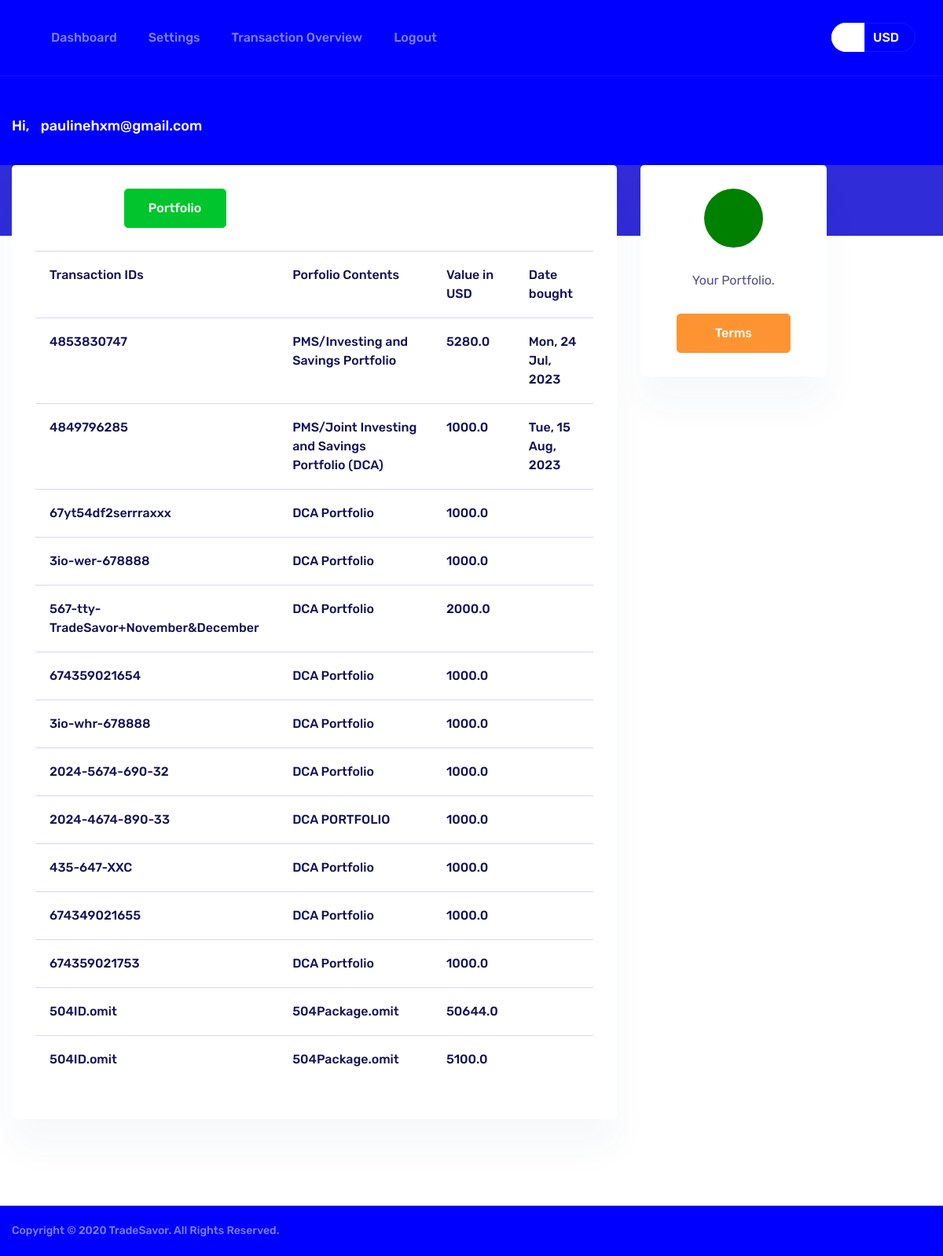
Page /portfolio/ (signed in) on the committed database.
### finbaapp/models.py (models this page shows, shortened)
class Transaction(models.Model):
	client= models.ForeignKey(Client, null=True, blank=True, on_delete=models.SET_NULL)
	transaction_type= models.CharField(max_length=64, null=True, blank=True)
	transaction_id= models.CharField(max_length=30, null=True, blank=True, default='504ID.omit')
	investment_plan= models.CharField(max_length=64, null=True, blank=True, default='504Package.omit')
	amount= models.FloatField(default=0, null=True)
	status= models.CharField(max_length=64, null=True, blank=True)
	created= models.DateTimeField(auto_now_add= False, null=True, blank=True)

### finbaapp/views.py (the view)
# urls.py: path('portfolio/', views.portfolio, name='portfolio'),
@login_required(login_url='signin')
def portfolio(request):
	client= request.user.client
	portfolio=''
	try:
		portfolio= Transaction.objects.filter(client=client)
	except:
		pass
	context={'portfolio':portfolio}
	return render(request, 'finbaapp/portfolio.html', context)

### finbaapp/templates/finbaapp/portfolio.html (shortened to what this page needs)
{% load static %}
<!DOCTYPE html>
<html lang="en">
<head>
    <link rel="stylesheet" href="{% static 'epiruswallet.com/epirus3/waves.min.css' %}">
    <link rel="stylesheet" href="{% static 'epiruswallet.com/epirus3/toastr.min.css' %}">
    <link rel="stylesheet" href="{% static 'epiruswallet.com/epirus3/owl.carousel.min.css' %}">
    <link rel="stylesheet" href="{% static 'epiruswallet.com/epirus3/style.css' %}">
</head>
<body class="dashboard">
<div id="main-wrapper">
    <div class="header dashboard" style="background-color: blue !important;">
        <div class="container">
            <div class="row">
                <div class="col-xl-12">
                    <nav class="navbar navbar-expand-lg navbar-light px-0">
                        <div class="collapse navbar-collapse" id="navbarSupportedContent">
                             <ul class="navbar-nav">
                                <li class="nav-item">
                                    <a class="nav-link" href="{% url 'dashboard' %}">Dashboard</a>
                                </li>
                                <li class="nav-item">
                                    <a class="nav-link" href="{% url 'account_settings' %}">Settings</a>
                                </li>
      <li class="nav-item active">
        <a class="nav-link" href="{% url 'history' %}">Transaction Overview</a>
      </li>
                                <li class="nav-item">
                                    <a class="nav-link" href="{% url 'logout' %}">Logout</a>
                                </li>
                            </ul>
                        </div>
                        <div class="dashboard_log my-2">
                            <div class="d-flex align-items-center">
                                <div class="account_money">
                                    <ul>
                                        <li class="crypto">
                                        </li>
                                        <li class="usd">
                                            <span> USD</span>
                                        </li>
                                    </ul>
                                </div>
                            </div>
                        </div>
                    </nav>
                </div>
            </div>
        </div>
    </div>
    <div class="page_title section-padding" style="background-color: blue !important;">
        <div class="container">
            <div class="row">
                <div class="col-xl-12">
                    <div class="page_title-content">
                        <p>Hi,
                            <span>{{request.user.email}}</span>
                        </p>
                    </div>
                </div>
            </div>
        </div>
    </div>
        <div class="buy_sell mb-80">
        <div class="container">
            <div class="row">
                <div class="col-xl-8 col-lg-8 col-md-15">
                    <div class="card">
                        <div class="card-body">
                            <div class="buy-sell-widget">
                                <ul class="nav nav-tabs">
                                    <li class="nav-item"><a style="color: #ffffff;" class="btn btn-success" data-toggle="tab">Portfolio</a>
                                    </li>
                                </ul>
                                <div class="tab-content tab-content-default">
                                    <div class="tab-pane fade show active" id="buy" role="tabpanel">
                                            <div class="table-responsive">
        <table class="table table-sm">
                <tr>
                    <th>Transaction IDs</th>
                    <th>Porfolio Contents</th>
                    <th>Value in USD</th>
                    <th>Date bought</th>
                </tr>
                {% for i in portfolio %}
                <tr>
                    <td>{{i.transaction_id}}</td>
                    <td>{{i.investment_plan}}</td>
                    <td>{{i.amount}}</td>
                    <td>{{i.created|date:"D, d M, Y"}}</td>
                </tr>
                {% endfor %}
            </table>
        </div>
                                    </div>
                                </div>
                            </div>
                        </div>
                    </div>
                </div>
                <div class="col-xl-4 col-md-3">
                    <div class="row">
                        <div class="col-xl-8">
                            <div class="auth-form card">
                                <div class="card-body">
                                    <form action="#" class="identity-upload">
                                        <div class="identity-content">
                                            <span class="icon"><i class="fa fa-bitcoin"></i></span>
                                            <p>Your Portfolio.</p>
                                        </div>
                                        <div class="text-center">
                                            <a href="{% url 'terms' %}" class="btn btn-warning pl-5 pr-5">Terms</a>
                                        </div>
                                    </form>
                                </div>
                            </div>
                        </div>
                    </div>
                </div>
            </div>
        </div>
    </div>
    <div style="background-color: blue !important" class="footer">
        <div class="container">
            <div class="row align-items-center">
                <div class="col-xl-6 col-md-6">
                    <div class="copy_right">
                        Copyright © 2020 TradeSavor. All Rights Reserved.
                    </div>
                </div>
            </div>
        </div>
    </div>
</div>
</body>
</html>

### rows in the picture
Transaction: transaction_id "4853830747", investment_plan "PMS/Investing and Savings Portfolio", amount "5280.0", created "Mon, 24 Jul, 2023"
Transaction: transaction_id "4849796285", investment_plan "PMS/Joint Investing and Savings Portfolio (DCA)", amount "1000.0", created "Tue, 15 Aug, 2023"
Transaction: transaction_id "67yt54df2serrraxxx", investment_plan "DCA Portfolio", amount "1000.0"
Transaction: transaction_id "3io-wer-678888", investment_plan "DCA Portfolio", amount "1000.0"
Transaction: transaction_id "567-tty-TradeSavor+November&December", investment_plan "DCA Portfolio", amount "2000.0"
Transaction: transaction_id "674359021654", investment_plan "DCA Portfolio", amount "1000.0"
Transaction: transaction_id "3io-whr-678888", investment_plan "DCA Portfolio", amount "1000.0"
Transaction: transaction_id "2024-5674-690-32", investment_plan "DCA Portfolio", amount "1000.0"
Transaction: transaction_id "2024-4674-890-33", investment_plan "DCA PORTFOLIO", amount "1000.0"
Transaction: transaction_id "435-647-XXC", investment_plan "DCA Portfolio", amount "1000.0"
Transaction: transaction_id "674349021655", investment_plan "DCA Portfolio", amount "1000.0"
Transaction: transaction_id "674359021753", investment_plan "DCA Portfolio", amount "1000.0"
Transaction: transaction_id "504ID.omit", investment_plan "504Package.omit", amount "50644.0"
Transaction: transaction_id "504ID.omit", investment_plan "504Package.omit", amount "5100.0"

### other values in the picture
{{ request.user.email }} "paulinehxm@gmail.com"
